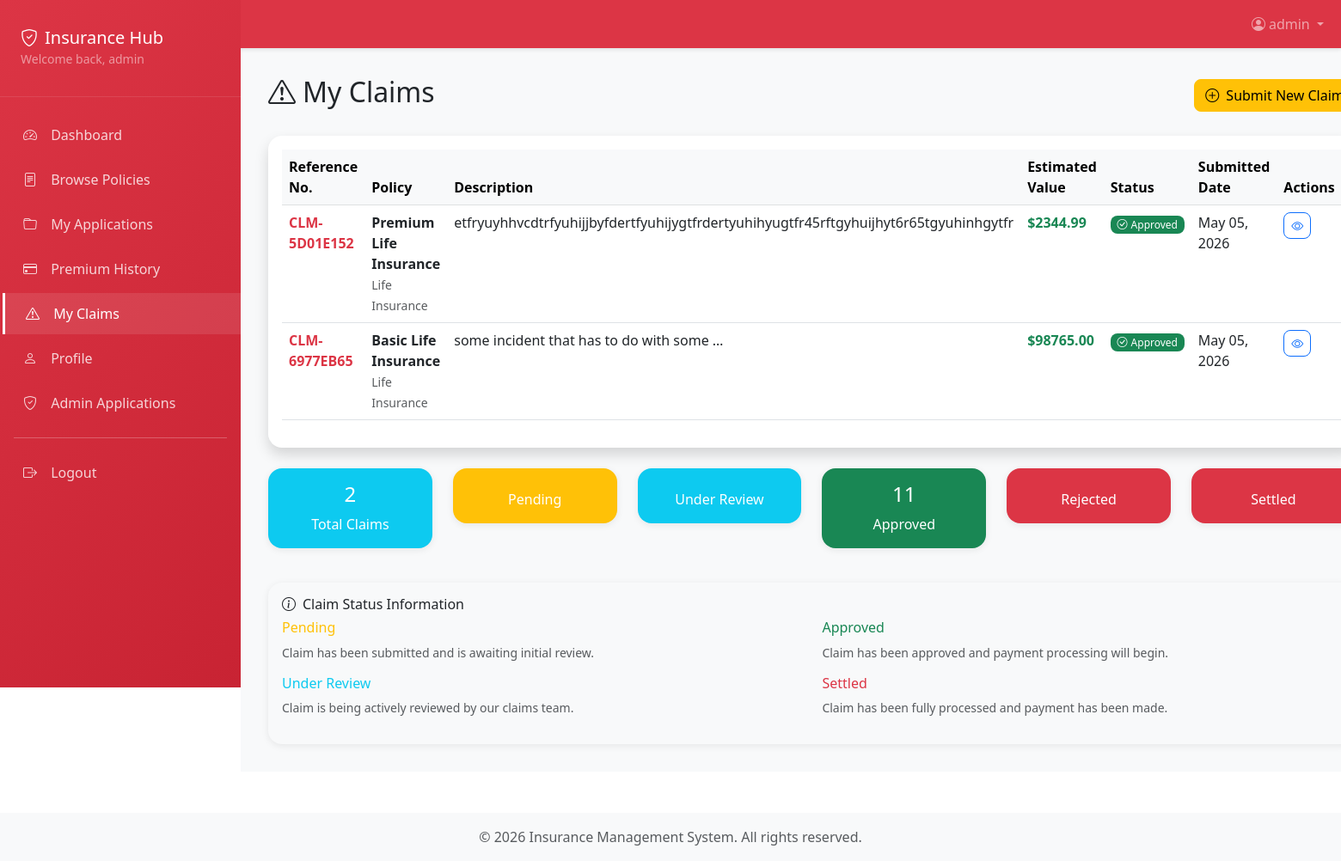
Screenshot of /claims/my-claims/ (signed in) with the database file from the repository.
### claims/models.py (models this page shows, shortened)
class Claim(models.Model):
    STATUS_CHOICES = [
        ('Pending', 'Pending'),
        ('Under Review', 'Under Review'),
        ('Approved', 'Approved'),
        ('Rejected', 'Rejected'),
        ('Settled', 'Settled'),
    ]
    application = models.ForeignKey(Application, on_delete=models.CASCADE, related_name='claims')
    description = models.TextField()
    estimated_value = models.DecimalField(max_digits=10, decimal_places=2)
    status = models.CharField(max_length=15, choices=STATUS_CHOICES, default='Pending')
    reference_no = models.CharField(max_length=50, unique=True)
    created_at = models.DateTimeField(auto_now_add=True)
    updated_at = models.DateTimeField(auto_now=True)
    approved_date = models.DateTimeField(blank=True, null=True)
    settled_date = models.DateTimeField(blank=True, null=True)
    settlement_amount = models.DecimalField(max_digits=10, decimal_places=2, blank=True, null=True)
    documents = models.TextField(blank=True, null=True)  # JSON field for document paths
    notes = models.TextField(blank=True, null=True)
    class Meta:
        verbose_name = "Claim"
        verbose_name_plural = "Claims"
        ordering = ['-created_at']

### policies/models.py (models this page shows, shortened)
class Application(models.Model):
    STATUS_CHOICES = [
        ('Pending', 'Pending'),
        ('Approved', 'Approved'),
        ('Rejected', 'Rejected'),
    ]
    client = models.ForeignKey(User, on_delete=models.CASCADE, related_name='applications')
    policy = models.ForeignKey(Policy, on_delete=models.CASCADE, related_name='applications')
    status = models.CharField(max_length=10, choices=STATUS_CHOICES, default='Pending')
    applied_date = models.DateTimeField(auto_now_add=True)
    updated_at = models.DateTimeField(auto_now=True)
    approved_date = models.DateTimeField(blank=True, null=True)
    rejected_date = models.DateTimeField(blank=True, null=True)
    notes = models.TextField(blank=True, null=True)
    class Meta:
        verbose_name = "Policy Application"
        verbose_name_plural = "Policy Applications"
        ordering = ['-applied_date']

class Policy(models.Model):
    POLICY_TYPES = [
        ('Life', 'Life Insurance'),
        ('Motor', 'Motor Insurance'),
        ('Health', 'Health Insurance'),
    ]
    name = models.CharField(max_length=100)
    type = models.CharField(max_length=10, choices=POLICY_TYPES)
    premium_amount = models.DecimalField(max_digits=10, decimal_places=2)
    coverage_amount = models.DecimalField(max_digits=10, decimal_places=2)
    duration_months = models.PositiveIntegerField()
    description = models.TextField(blank=True, null=True)
    created_at = models.DateTimeField(auto_now_add=True)
    updated_at = models.DateTimeField(auto_now=True)
    is_active = models.BooleanField(default=True)
    class Meta:
        verbose_name = "Policy"
        verbose_name_plural = "Policies"
        ordering = ['-created_at']

### claims/views.py (the view)
# urls.py: path('my-claims/', views.claim_list_view, name='claim_list'),
@login_required
def claim_list_view(request):
    claims = Claim.objects.filter(
        application__client=request.user
    ).order_by('-created_at')
    context = {
        'claims': claims,
    }
    return render(request, 'claims/claim_list.html', context)

### templates/claims/claim_list.html (shortened to what this page needs)
{% extends 'base_auth.html' %}
{% block content %}
<div class="row">
    <div class="col-12">
        <div class="d-flex justify-content-between align-items-center mb-4">
            <h2>
                <i class="bi bi-exclamation-triangle me-2"></i>My Claims
            </h2>
            <a href="{% url 'claims:submit_claim' %}" class="btn btn-warning">
                <i class="bi bi-plus-circle me-2"></i>Submit New Claim
            </a>
        </div>
    </div>
</div>
{% if claims %}
<div class="row">
    <div class="col-12">
        <div class="card shadow">
            <div class="card-body">
                <div class="table-responsive">
                    <table class="table table-hover">
                        <thead class="table-light">
                            <tr>
                                <th>Reference No.</th>
                                <th>Policy</th>
                                <th>Description</th>
                                <th>Estimated Value</th>
                                <th>Status</th>
                                <th>Submitted Date</th>
                                <th>Actions</th>
                            </tr>
                        </thead>
                        <tbody>
                            {% for claim in claims %}
                            <tr>
                                <td>
                                    <strong class="text-primary">{{ claim.reference_no }}</strong>
                                </td>
                                <td>
                                    <strong>{{ claim.application.policy.name }}</strong>
                                    <br><small class="text-muted">{{ claim.application.policy.get_type_display }}</small>
                                </td>
                                <td>
                                    <span title="{{ claim.description }}">
                                        {{ claim.description|truncatewords:8 }}
                                    </span>
                                </td>
                                <td class="text-success fw-bold">${{ claim.estimated_value|floatformat:2 }}</td>
                                <td>
                                    {% if claim.status == 'Pending' %}
                                        <span class="badge bg-warning text-dark">
                                            <i class="bi bi-clock me-1"></i>{{ claim.status }}
                                        </span>
                                    {% elif claim.status == 'Under Review' %}
                                        <span class="badge bg-info">
                                            <i class="bi bi-search me-1"></i>{{ claim.status }}
                                        </span>
                                    {% elif claim.status == 'Approved' %}
                                        <span class="badge bg-success">
                                            <i class="bi bi-check-circle me-1"></i>{{ claim.status }}
                                        </span>
                                    {% elif claim.status == 'Rejected' %}
                                        <span class="badge bg-danger">
                                            <i class="bi bi-x-circle me-1"></i>{{ claim.status }}
                                        </span>
                                    {% elif claim.status == 'Settled' %}
                                        <span class="badge bg-primary">
                                            <i class="bi bi-check2-square me-1"></i>{{ claim.status }}
                                        </span>
                                    {% endif %}
                                </td>
                                <td>{{ claim.created_at|date:"M d, Y" }}</td>
                                <td>
                                    <div class="btn-group btn-group-sm" role="group">
                                        <a href="{% url 'claims:claim_detail' claim.id %}" class="btn btn-outline-primary" title="View Details">
                                            <i class="bi bi-eye"></i>
                                        </a>
                                    </div>
                                </td>
                            </tr>
                            {% endfor %}
                        </tbody>
                    </table>
                </div>
            </div>
        </div>
    </div>
</div>
<div class="row mt-4">
    <div class="col-md-2 mb-3">
        <div class="card bg-info text-white">
            <div class="card-body text-center">
                <h4>{{ claims.count }}</h4>
                <p class="mb-0">Total Claims</p>
            </div>
        </div>
    </div>
    <div class="col-md-2 mb-3">
        <div class="card bg-warning text-white">
            <div class="card-body text-center">
                <p class="mb-0">Pending</p>
            </div>
        </div>
    </div>
    <div class="col-md-2 mb-3">
        <div class="card bg-info text-white">
            <div class="card-body text-center">
                <p class="mb-0">Under Review</p>
            </div>
        </div>
    </div>
    <div class="col-md-2 mb-3">
        <div class="card bg-success text-white">
            <div class="card-body text-center">
                <h4>{% for claim in claims %}{% if claim.status == 'Approved' %}1{% endif %}{% endfor %}</h4>
                <p class="mb-0">Approved</p>
            </div>
        </div>
    </div>
    <div class="col-md-2 mb-3">
        <div class="card bg-danger text-white">
            <div class="card-body text-center">
                <p class="mb-0">Rejected</p>
            </div>
        </div>
    </div>
    <div class="col-md-2 mb-3">
        <div class="card bg-primary text-white">
            <div class="card-body text-center">
                <p class="mb-0">Settled</p>
            </div>
        </div>
    </div>
</div>
{% endif %}
<div class="row mt-4">
    <div class="col-12">
        <div class="card bg-light">
            <div class="card-body">
                <h6 class="card-title">
                    <i class="bi bi-info-circle me-2"></i>Claim Status Information
                </h6>
                <div class="row">
                    <div class="col-md-6">
                        <h6 class="text-warning">Pending</h6>
                        <p class="small text-muted">Claim has been submitted and is awaiting initial review.</p>
                        <h6 class="text-info">Under Review</h6>
                        <p class="small text-muted">Claim is being actively reviewed by our claims team.</p>
                    </div>
                    <div class="col-md-6">
                        <h6 class="text-success">Approved</h6>
                        <p class="small text-muted">Claim has been approved and payment processing will begin.</p>
                        <h6 class="text-primary">Settled</h6>
                        <p class="small text-muted">Claim has been fully processed and payment has been made.</p>
                    </div>
                </div>
            </div>
        </div>
    </div>
</div>
{% endblock %}

### templates/base_auth.html (shortened to what this page needs)
<!DOCTYPE html>
<html lang="en">
<head>
    <link href="https://cdn.jsdelivr.net/npm/bootstrap@5.3.0/dist/css/bootstrap.min.css" rel="stylesheet">
    <link rel="stylesheet" href="https://cdn.jsdelivr.net/npm/bootstrap-icons@1.11.0/font/bootstrap-icons.css">
</head>
<body>
    <nav class="navbar navbar-expand-lg navbar-dark bg-primary">
        <div class="container">
            <div class="collapse navbar-collapse" id="navbarNav">
                {% if not user.is_authenticated %}
                <ul class="navbar-nav me-auto">
                    <li class="nav-item">
                        <a class="nav-link" href="{% url 'home' %}">Home</a>
                    </li>
                    <li class="nav-item">
                        <a class="nav-link" href="#" onclick="alert('About page coming soon!')">About</a>
                    </li>
                </ul>
                <ul class="navbar-nav">
                    <li class="nav-item">
                        <a class="nav-link" href="{% url 'accounts:login' %}">
                            <i class="bi bi-box-arrow-in-right me-1"></i>Login
                        </a>
                    </li>
                    <li class="nav-item">
                        <a class="nav-link" href="{% url 'accounts:register' %}">
                            <i class="bi bi-person-plus me-1"></i>Register
                        </a>
                    </li>
                </ul>
                {% else %}
                <ul class="navbar-nav ms-auto">
                    <li class="nav-item dropdown">
                        <a class="nav-link dropdown-toggle" href="#" role="button" data-bs-toggle="dropdown">
                            <i class="bi bi-person-circle me-1"></i>{{ user.username }}
                        </a>
                    </li>
                </ul>
                {% endif %}
            </div>
        </div>
    </nav>
    {% if user.is_authenticated %}
    <div class="dashboard-container">
        <nav class="sidebar" id="sidebar">
            <div class="sidebar-header">
                <h5 class="mb-0">
                    <i class="bi bi-shield-check me-2"></i><span>Insurance Hub</span>
                </h5>
                <small class="text-white-50">Welcome back, {{ user.first_name|default:user.username }}</small>
            </div>
            <div class="sidebar-nav">
                <a href="{% url 'accounts:dashboard' %}" class="sidebar-nav-item"><i class="bi bi-speedometer2"></i> Dashboard</a>
                <a href="{% url 'policies:browse_plans' %}" class="sidebar-nav-item"><i class="bi bi-file-text"></i> Browse Policies</a>
                <a href="{% url 'policies:my_applications' %}" class="sidebar-nav-item"><i class="bi bi-folder"></i> My Applications</a>
                <a href="{% url 'premium:premium_history' %}" class="sidebar-nav-item"><i class="bi bi-credit-card"></i> Premium History</a>
                <a href="{% url 'claims:claim_list' %}" class="sidebar-nav-item"><i class="bi bi-exclamation-triangle"></i> My Claims</a>
                <a href="{% url 'accounts:profile' %}" class="sidebar-nav-item"><i class="bi bi-person"></i> Profile</a>
                {% if user.is_superuser %}
                <a href="{% url 'accounts:admin_applications' %}" class="sidebar-nav-item"><i class="bi bi-shield-check"></i> Admin Applications</a>
                {% endif %}
                <hr class="border-white-50 mx-3 my-3">
                <a href="{% url 'accounts:logout' %}" class="sidebar-nav-item"><i class="bi bi-box-arrow-right"></i> Logout</a>
            </div>
        </nav>
        {% endif %}
        <main class="{% if user.is_authenticated %}main-content{% else %}container mt-4{% endif %}">
            {% block content %}{% endblock %}
        </main>
        {% if user.is_authenticated %}
    </div>
    {% endif %}
    <footer class="bg-light text-center py-3 mt-5">
        <div class="container">
            <p class="text-muted mb-0">&copy; 2026 Insurance Management System. All rights reserved.</p>
        </div>
    </footer>
</body>
</html>

### templates/base_auth.html (style rules this page uses)
:root { --bs-primary: #dc3545; --bs-primary-rgb: 220, 53, 69; --bs-primary-hover: #c82333; --bs-secondary: #6c757d; --bs-success: #198754; --bs-danger: #dc3545; --bs-warning: #ffc107; --bs-info: #0dcaf0; --bs-light: #f8f9fa; --bs-dark: #212529; }
.navbar { box-shadow: 0 2px 4px rgba(0,0,0,.1); padding-left: 280px; }
.navbar .container { padding-left: 0; }
.nav-link { font-weight: 500; transition: all 0.3s ease; }
.btn { border-radius: 0.5rem; font-weight: 500; transition: all 0.3s ease; }
.card { border: none; border-radius: 1rem; box-shadow: 0 2px 8px rgba(0,0,0,.08); transition: all 0.3s ease; }
.badge { border-radius: 0.5rem; font-weight: 500; }
body { min-height: 100vh; display: flex; flex-direction: column; }
main { flex: 1; }
.dashboard-container { display: flex; min-height: calc(100vh - 76px); }
.sidebar { width: 280px; background: linear-gradient(135deg, #dc3545 0%, #c82333 100%); color: white; padding: 2rem 0; position: fixed; height: 100vh; overflow-y: auto; z-index: 1000; top: 0; left: 0; }
.sidebar-header { padding: 0 1.5rem 2rem; border-bottom: 1px solid rgba(255,255,255,0.1); }
.sidebar-nav { padding: 1rem 0; }
.sidebar-nav-item { display: block; padding: 0.75rem 1.5rem; color: rgba(255,255,255,0.8); text-decoration: none; transition: all 0.3s ease; border-left: 3px solid transparent; margin: 0.25rem 0; }
.sidebar-nav-item:hover, .sidebar-nav-item.active { background-color: rgba(255,255,255,0.1); color: white; border-left-color: white; transform: translateX(3px); }
.sidebar-nav-item i { width: 20px; margin-right: 0.75rem; }
.main-content { flex: 1; margin-left: 280px; padding: 2rem; background: #f8f9fa; min-height: 100vh; }

### rows the page displays
Claim: reference_no "CLM-5D01E152", application.policy.name "Premium Life Insurance", application.policy.type "Life Insurance", description "etfryuyhhvcdtrfyuhijjbyfdertfyuhijygtfrdertyuhihyugtfr45rftgyhuijhyt6r65tgyuhinhgytfr", estimated_value "2344.99", status "Approved", created_at "May 05, 2026"
Claim: reference_no "CLM-6977EB65", application.policy.name "Basic Life Insurance", application.policy.type "Life Insurance", description "some incident that has to do with some …", estimated_value "98765.00", status "Approved", created_at "May 05, 2026", shows "1"

### other values shown
{{ user.username }} "admin"
{{ user.first_name|default:user.username }} "admin"
{{ claims.count }} "2"
